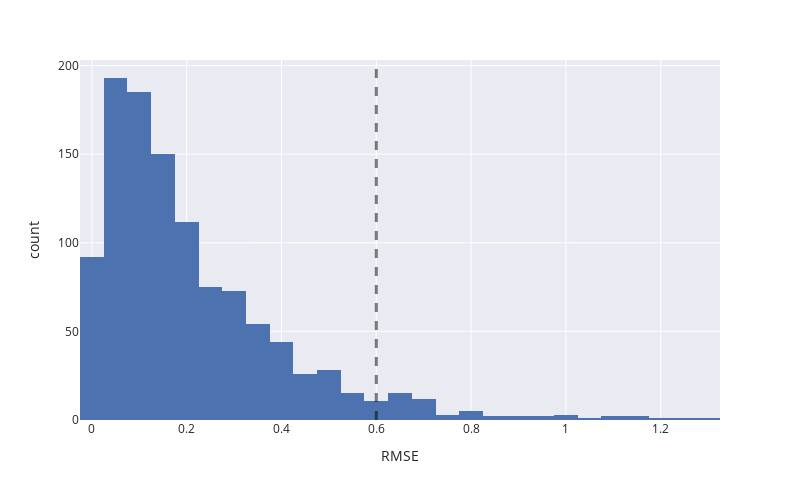

Source (notebook cell):
### Code cell
fig = px.histogram(rmse_df, x="RMSE")
fig.add_vline(x=0.6, line_width=3, line_dash="dash")
fig.update_layout(autosize=False, width=800, height=500)
fig.show()

### Figure 1 — Plotly figure (JSON) as saved in the notebook; plotly's stock layout.template omitted (floating-point values rounded to 4 significant figures; data arrays with more than 128 entries replaced by an {"elided": "..."} marker saying what was removed)
{"data": [{"alignmentgroup": "True", "bingroup": "x", "hovertemplate": "RMSE=%{x}<br>count=%{y}<extra></extra>", "legendgroup": "", "marker": {"color": "rgb(76,114,176)", "pattern": {"shape": ""}}, "name": "", "offsetgroup": "", "orientation": "v", "showlegend": false, "type": "histogram", "x": {"elided": "1110 float values"}, "xaxis": "x", "yaxis": "y"}], "layout": {"autosize": false, "barmode": "relative", "height": 500, "legend": {"tracegroupgap": 0}, "margin": {"t": 60}, "shapes": [{"line": {"dash": "dash", "width": 3}, "type": "line", "x0": 0.6, "x1": 0.6, "xref": "x", "y0": 0, "y1": 1, "yref": "y domain"}], "width": 800, "xaxis": {"anchor": "y", "autorange": true, "domain": [0, 1], "range": [-0.025, 1.325], "title": {"text": "RMSE"}, "type": "linear"}, "yaxis": {"anchor": "x", "autorange": true, "domain": [0, 1], "range": [0, 203.2], "title": {"text": "count"}}}}
